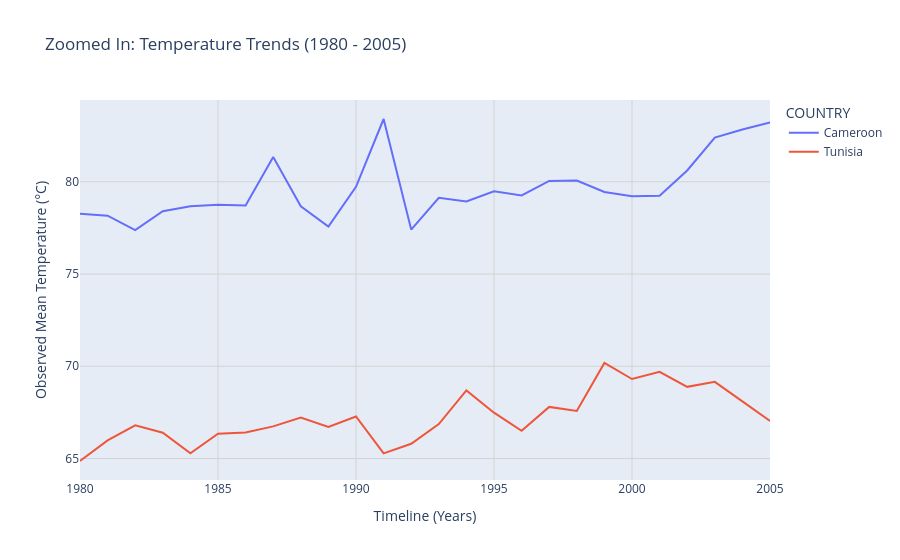

Here is the notebook cell this chart was saved with:
### Code cell
fig2.update_xaxes(dtick=5, gridcolor='LightGray')
fig2.update_yaxes(gridcolor='LightGray')

fig2.show()

### Figure 1 — Plotly figure (JSON) as saved in the notebook; plotly's stock layout.template omitted (floating-point values rounded to 4 significant figures)
{"data": [{"hovertemplate": "COUNTRY=Cameroon<br>Timeline (Years)=%{x}<br>Observed Mean Temperature (°C)=%{y}<extra></extra>", "legendgroup": "Cameroon", "line": {"color": "#636efa", "dash": "solid"}, "marker": {"symbol": "circle"}, "mode": "lines", "name": "Cameroon", "orientation": "v", "showlegend": true, "type": "scatter", "x": [1980, 1981, 1982, 1983, 1984, 1985, 1986, 1987, 1988, 1989, 1990, 1991, 1992, 1993, 1994, 1995, 1996, 1997, 1998, 1999, 2000, 2001, 2002, 2003, 2004, 2005], "xaxis": "x", "y": [78.26, 78.16, 77.38, 78.41, 78.67, 78.75, 78.72, 81.34, 78.68, 77.57, 79.73, 83.4, 77.41, 79.13, 78.93, 79.48, 79.26, 80.04, 80.06, 79.44, 79.21, 79.24, 80.61, 82.4, 82.83, 83.22], "yaxis": "y"}, {"hovertemplate": "COUNTRY=Tunisia<br>Timeline (Years)=%{x}<br>Observed Mean Temperature (°C)=%{y}<extra></extra>", "legendgroup": "Tunisia", "line": {"color": "#EF553B", "dash": "solid"}, "marker": {"symbol": "circle"}, "mode": "lines", "name": "Tunisia", "orientation": "v", "showlegend": true, "type": "scatter", "x": [1980, 1981, 1982, 1983, 1984, 1985, 1986, 1987, 1988, 1989, 1990, 1991, 1992, 1993, 1994, 1995, 1996, 1997, 1998, 1999, 2000, 2001, 2002, 2003, 2004, 2005], "xaxis": "x", "y": [64.87, 65.98, 66.8, 66.4, 65.28, 66.34, 66.41, 66.74, 67.21, 66.71, 67.28, 65.28, 65.8, 66.86, 68.69, 67.48, 66.5, 67.8, 67.58, 70.18, 69.31, 69.7, 68.88, 69.16, 68.1, 67.04], "yaxis": "y"}], "layout": {"legend": {"title": {"text": "COUNTRY"}, "tracegroupgap": 0}, "title": {"text": "Zoomed In: Temperature Trends (1980 - 2005)"}, "xaxis": {"anchor": "y", "domain": [0, 1], "dtick": 5, "gridcolor": "LightGray", "title": {"text": "Timeline (Years)"}}, "yaxis": {"anchor": "x", "domain": [0, 1], "gridcolor": "LightGray", "title": {"text": "Observed Mean Temperature (°C)"}}}}
